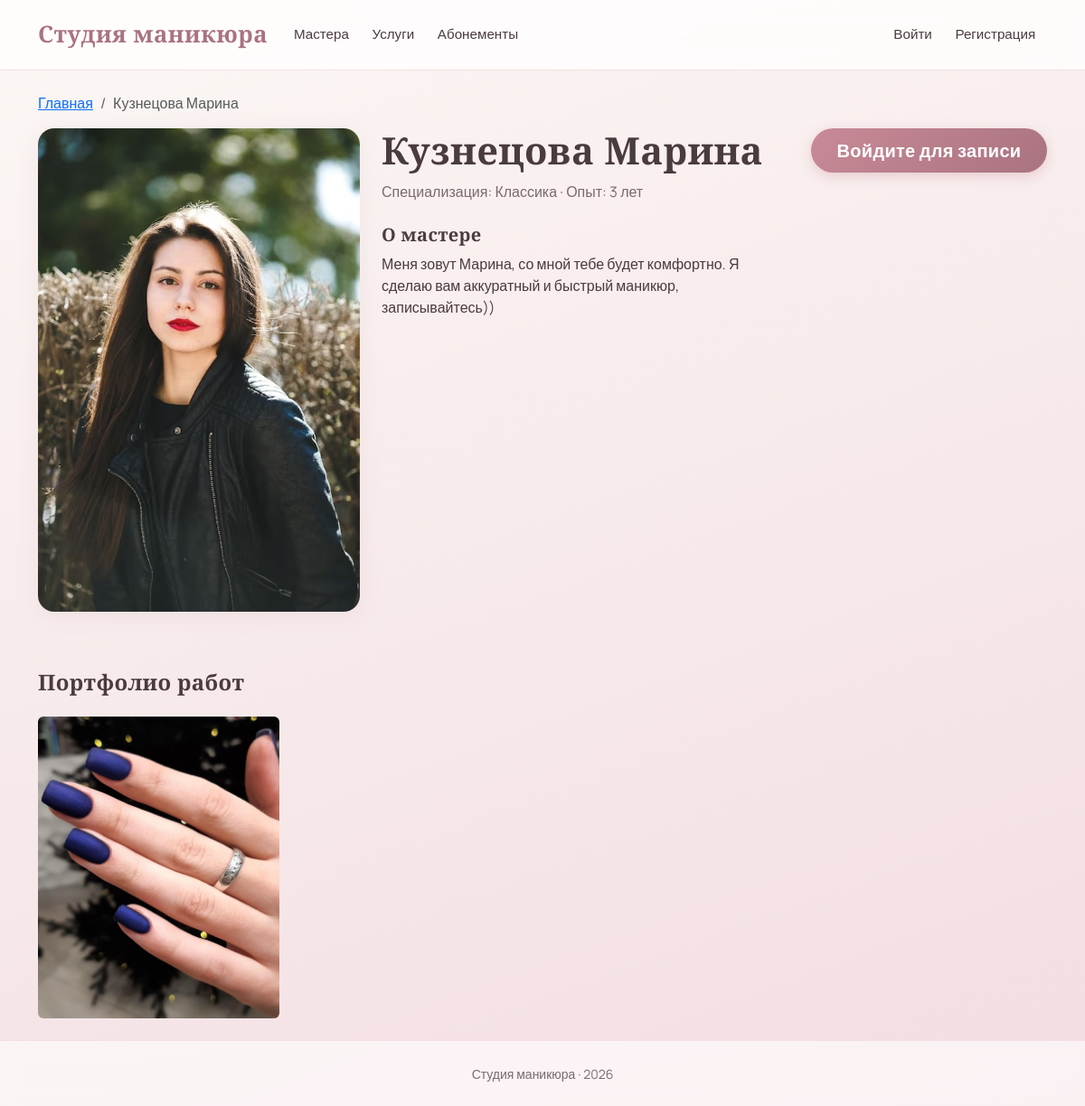
Page /masters/1/ on the committed database.
### accounts/models.py (models this page shows, shortened)
class MasterProfile(models.Model):
    user = models.OneToOneField(
        User,
        on_delete=models.CASCADE,
        related_name='master_profile',
        verbose_name='Пользователь',
    )
    specialization = models.CharField('Специализация', max_length=100, blank=True)
    experience_years = models.PositiveIntegerField('Опыт работы (лет)', default=0)
    biography = models.TextField('Биография', blank=True)
    avatar = models.ImageField('Фото профиля', upload_to='avatars/', null=True, blank=True)
    class Meta:
        verbose_name = 'Профиль мастера'
        verbose_name_plural = 'Профили мастеров'

class User(AbstractUser):
    class Role(models.TextChoices):
        CLIENT = 'client', 'Клиент'
        MASTER = 'master', 'Мастер'
        ADMIN = 'admin', 'Администратор'
    role = models.CharField(
        'Роль',
        max_length=20,
        choices=Role.choices,
        default=Role.CLIENT,
    )
    email = models.EmailField('Эл. почта', unique=True)
    username = models.CharField(
        'Имя пользователя',
        max_length=150,
        unique=False,  # разрешаем повторяющиеся имена
    )
    full_name = models.CharField('ФИО', max_length=100, blank=True)
    phone = models.CharField('Телефон', max_length=20, blank=True)
    created_at = models.DateTimeField('Дата регистрации', auto_now_add=True)
    must_change_password = models.BooleanField(
        'Требуется смена пароля',
        default=False,
        help_text='Если включено, пользователь будет обязан сменить пароль при следующем входе.',
    )
    class Meta:
        verbose_name = 'Пользователь'
        verbose_name_plural = 'Пользователи'
    @property
    def display_name(self):
        if self.full_name:
            return self.full_name
        combined = f'{self.first_name} {self.last_name}'.strip()
        if combined:
            return combined
        return self.username

### catalog/models.py (models this page shows, shortened)
class PortfolioPhoto(models.Model):
    master = models.ForeignKey(
        MasterProfile,
        on_delete=models.CASCADE,
        related_name='portfolio_photos',
        verbose_name='Мастер',
    )
    image = models.ImageField('Изображение', upload_to='portfolio/')
    description = models.TextField('Описание', blank=True)
    uploaded_at = models.DateTimeField('Дата загрузки', auto_now_add=True)
    class Meta:
        verbose_name = 'Фото портфолио'
        verbose_name_plural = 'Фото портфолио'
        ordering = ['-uploaded_at']

### catalog/views.py (the view)
# urls.py: path('masters/<int:pk>/', views.master_detail, name='master_detail'),
def master_detail(request, pk):
    master = get_object_or_404(MasterProfile.objects.select_related('user'), pk=pk)
    photos = master.portfolio_photos.all()
    return render(request, 'catalog/master_detail.html', {
        'master': master,
        'photos': photos,
    })

### templates/catalog/master_detail.html (shortened to what this page needs)
{% extends 'base.html' %}
{% block content %}
<nav aria-label="breadcrumb">
    <ol class="breadcrumb">
        <li class="breadcrumb-item"><a href="{% url 'home' %}">Главная</a></li>
        <li class="breadcrumb-item active">{{ master.user.full_name|default:master.user.username }}</li>
    </ol>
</nav>
<div class="row">
    <div class="col-md-4">
        {% if master.avatar %}
            <img src="{{ master.avatar.url }}" class="master-detail-photo mb-3" alt="{{ master.user.display_name }}">
        {% else %}
            <div class="master-photo-placeholder mb-3" style="border-radius: var(--radius);">Фото не загружено</div>
        {% endif %}
    </div>
    <div class="col-md-5">
        <h1>{{ master.user.display_name }}</h1>
        <p class="text-muted">Специализация: {{ master.specialization|default:"—" }} · Опыт: {{ master.experience_years }} лет</p>
        <h5 class="mt-4">О мастере</h5>
        <p>{{ master.biography|default:"Информация о мастере появится позже." }}</p>
    </div>
    <div class="col-md-3">
        {% if user.is_authenticated and user.is_client %}
            <a href="{% url 'book_appointment' master.pk %}" class="btn btn-dark btn-lg w-100">Записаться</a>
        {% elif not user.is_authenticated %}
            <a href="{% url 'login' %}" class="btn btn-dark btn-lg w-100">Войдите для записи</a>
        {% endif %}
    </div>
</div>
<h4 class="mt-5">Портфолио работ</h4>
<div class="row g-3 mt-1">
    {% for photo in photos %}
        <div class="col-6 col-md-3">
            <img src="{{ photo.image.url }}" class="img-fluid rounded" alt="{{ photo.description }}">
        </div>
    {% empty %}
        <p class="text-muted">Работы пока не загружены.</p>
    {% endfor %}
</div>
{% endblock %}

### static/css/style.css (style rules this page uses)
:root { --cream: #FBF7F4; --blush: #F3DDE2; --rose: #E8B4BC; --rose-deep: #C98A98; --mauve: #A9737F; --beige: #EFE6DD; --beige-warm: #E5D5C5; --ink: #4A3B3F; --ink-soft: #7A6A6E; --white: #FFFFFF; --shadow-soft: 0 10px 40px rgba(169, 115, 127, 0.12); --shadow-card: 0 4px 24px rgba(169, 115, 127, 0.10); --shadow-hover: 0 16px 48px rgba(169, 115, 127, 0.20); --radius: 18px; --radius-sm: 12px; }
html, body { height: 100%; }
body { display: flex; flex-direction: column; min-height: 100vh; margin: 0; font-family: 'Manrope', sans-serif; color: var(--ink); background: linear-gradient(160deg, var(--cream) 0%, var(--blush) 100%); background-attachment: fixed; }
h1, h2, h3, h4, h5, .display-4 { font-family: 'Cormorant Garamond', serif; font-weight: 600; color: var(--ink); letter-spacing: 0.3px; }
h1 { font-size: 2.6rem; }
.text-muted { color: var(--ink-soft) !important; }
.btn-dark { background: linear-gradient(135deg, var(--rose-deep) 0%, var(--mauve) 100%); border: none; border-radius: 50px; padding: 0.6rem 1.6rem; font-weight: 600; letter-spacing: 0.3px; box-shadow: 0 4px 14px rgba(201, 138, 152, 0.35); transition: transform 0.2s ease, box-shadow 0.2s ease; }
.master-detail-photo { width: 100%; border-radius: var(--radius); object-fit: cover; box-shadow: var(--shadow-card); }

### rows in the picture
MasterProfile: user.full_name "Кузнецова Марина", avatar (picture), user.display_name "Кузнецова Марина", specialization "Классика", experience_years "3", biography "Меня зовут Марина, со мной тебе будет комфортно. Я сделаю вам аккуратный и быстрый маникюр, записывайтесь))"
PortfolioPhoto: image (picture)
